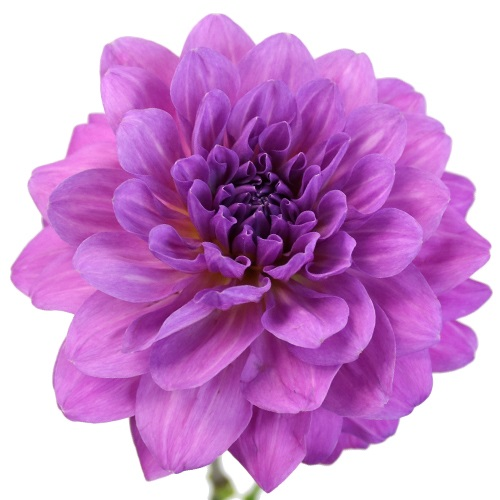
#> input picture images/input.png, 500 x 500 px, found by its file name
$ python edge.py
#> lines starting #> are read from the running program, lines starting #| are printed output that depends on the picture
from PIL import Image
import math
import argparse
"""
#averages RGB
def gray(color):
    r,g,b = color
    average = int(round((r+g+b)/3))
    return average

#converts RGB to average gray scale
def grayScale(temp):
    img = temp.copy()
    width, height = img.size
    pix = img.load()
    for x in range(width):
        for y in range(height):
            average = gray(pix[x,y])
            pix[x,y] = (average, average, average)
    return img
"""

#mean square error in RGB between 2 pixels
def colorDifference(pix1, pix2):
    r1,g1,b1 = pix1
    r2,g2,b2 = pix2
    return math.sqrt((r1-r2)**2 + (g1-g2)**2 + (b1-b2)**2)/3

def xGradient(img, size, sensitivity):
    #gets image dimensions and loads
#> called with size = 1, sensitivity = 1
    width, height = img.size
#> width = 500; height = 500
    result = Image.new("RGB", (width,height),color=0)
#> result: PIL image 500x500 RGB; every value is 0
    pix = img.load()
    rpix = result.load()

    #for all pixels at least 'size' distance from edge
    for x in range(size, width - size):
        for y in range(height):

            #difference in color between corresponding pixels on opposite sides
            gradient = 0
            for i in range(size):
                gradient += colorDifference(pix[x-size+i,y], pix[x+size-i,y])

            #scales gradient up and removes some noise
            color = int(round(gradient * 10 * sensitivity))
            if color <= 100:
                color = 0
            rpix[x,y] = (color, color, color)

    return result

#creates black and white edge image, takes file name, number of pixels to consider, and sensitivity for detection
def edgeDetection(img, size = 1, sensitivity = 1):
    xg = xGradient(img, size, sensitivity)
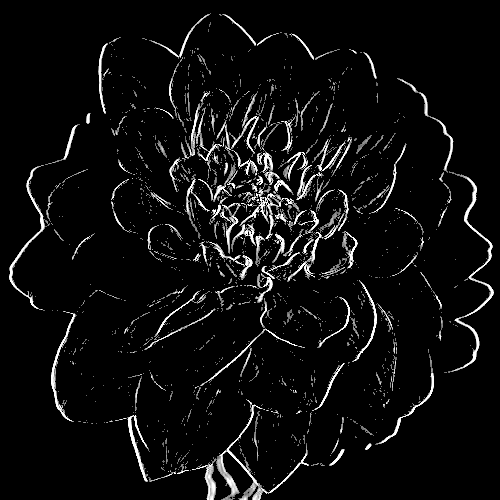
#> xg: PIL image 500x500 RGB; min 0, max 255, mean 14.2
    yg = xGradient(img.rotate(90,resample=0,expand=1), size, sensitivity).rotate(-90,resample=0,expand=1)
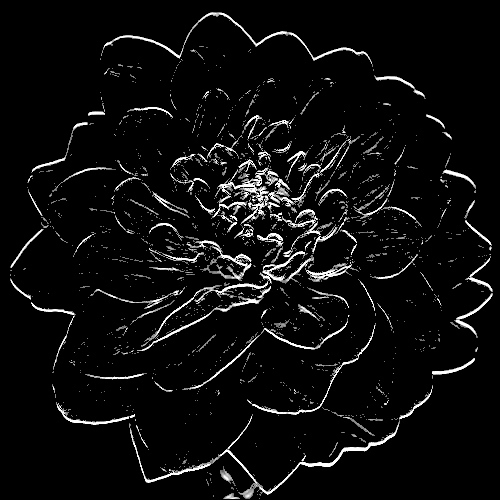
#> yg: PIL image 500x500 RGB; min 0, max 255, mean 13.4
    return Image.blend(xg, yg, .5)
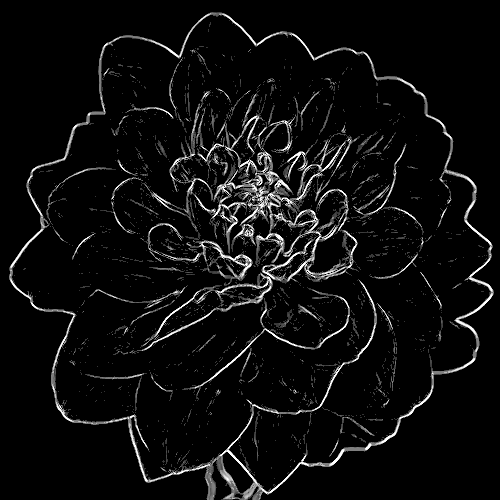
#> returned value: PIL image 500x500 RGB; min 0, max 255, mean 13.8


def main():
    #command line agruments
    parser = argparse.ArgumentParser(formatter_class=argparse.ArgumentDefaultsHelpFormatter)
    parser.add_argument("-i", default = "images\\input.png")
    parser.add_argument("-p", type = int, default = 1)
    parser.add_argument("-s", type = float, default = 1)
    args = parser.parse_args()

    #run edge detection
    img = Image.open(args.i).convert("RGB")
    edgeDetection(img,args.p,args.s).show()
    print("Done")

if __name__ == "__main__":
    main()
